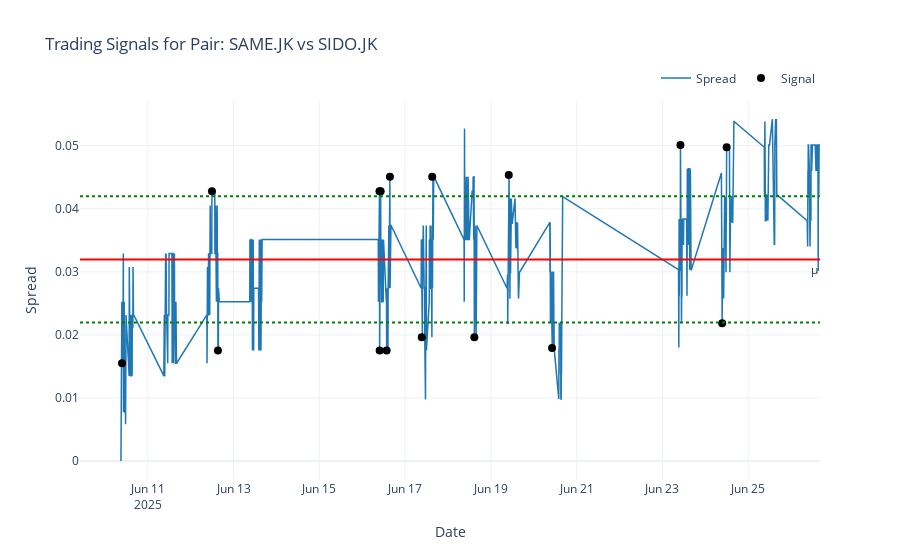

The notebook cell this image was saved under:
### Code cell
model_params = {
    'theta': params['theta'],
    'sigma': params['sigma'],
    'lambda_': params['lambda'],
    'eta': params['eta'],
    'p_u': params['p_u'] if params['p_u'] is not None else 0.5,
    'delta': params['delta'] if params['delta'] is not None else 0
}

mu = params['mu']

c = 0.004 
threshold_result = optimize_threshold(model_params, c=c)

print("\n" + "="*50)
print(f"Optimal Threshold for: {stock_a} vs {stock_b}")
print(f"mu                : {params['mu']:.6f}")
print(f"b* optimal        : {threshold_result['b_opt']:.6f}")
print(f"Lower Threshold   : {params['mu'] - threshold_result['b_opt']:.6f}")
print(f"Upper Threshold   : {params['mu'] + threshold_result['b_opt']:.6f}")
print(f"Expected return   : {threshold_result['obj_value']:.4f} per unit waktu")
print(f"Transaction costs c : {c:.4f}")
print("="*50)

visualize_trading_signals(
    spread_series=spread,
    mu=params['mu'],
    b_opt=threshold_result['b_opt'],
    pair_name=f"{stock_a} vs {stock_b}"
)

### Figure 1 — Plotly figure (JSON) as saved in the notebook; plotly's stock layout.template omitted (floating-point values rounded to 4 significant figures; data arrays with more than 128 entries replaced by an {"elided": "..."} marker saying what was removed)
{"data": [{"line": {"color": "#1f77b4", "width": 1.5}, "mode": "lines", "name": "Spread", "type": "scatter", "x": {"elided": "847 str values"}, "y": {"elided": "847 float values"}}, {"marker": {"color": "black", "size": 8, "symbol": "circle"}, "mode": "markers", "name": "Signal", "type": "scatter", "x": ["2025-06-10T09:35:00+07:00", "2025-06-12T11:55:00+07:00", "2025-06-12T15:15:00+07:00", "2025-06-16T09:40:00+07:00", "2025-06-16T09:45:00+07:00", "2025-06-16T10:20:00+07:00", "2025-06-16T13:40:00+07:00", "2025-06-16T15:30:00+07:00", "2025-06-17T09:20:00+07:00", "2025-06-17T15:10:00+07:00", "2025-06-18T14:45:00+07:00", "2025-06-19T10:00:00+07:00", "2025-06-20T10:15:00+07:00", "2025-06-23T10:05:00+07:00", "2025-06-24T09:25:00+07:00", "2025-06-24T11:55:00+07:00"], "y": [0.0155, 0.04278, 0.01754, 0.04278, 0.01754, 0.04278, 0.01754, 0.04506, 0.01961, 0.04506, 0.01961, 0.04537, 0.01791, 0.05012, 0.02184, 0.04976]}], "layout": {"annotations": [{"showarrow": false, "text": "μ", "x": 1, "xanchor": "right", "xref": "x domain", "y": 0.03197, "yanchor": "top", "yref": "y"}, {"showarrow": false, "text": " ", "x": 1, "xanchor": "right", "xref": "x domain", "y": 0.04197, "yanchor": "bottom", "yref": "y"}, {"showarrow": false, "text": " ", "x": 1, "xanchor": "right", "xref": "x domain", "y": 0.02197, "yanchor": "top", "yref": "y"}], "hovermode": "x unified", "legend": {"orientation": "h", "x": 1, "xanchor": "right", "y": 1.02, "yanchor": "bottom"}, "shapes": [{"line": {"color": "red", "dash": "solid"}, "type": "line", "x0": 0, "x1": 1, "xref": "x domain", "y0": 0.03197, "y1": 0.03197, "yref": "y"}, {"line": {"color": "green", "dash": "dot"}, "type": "line", "x0": 0, "x1": 1, "xref": "x domain", "y0": 0.04197, "y1": 0.04197, "yref": "y"}, {"line": {"color": "green", "dash": "dot"}, "type": "line", "x0": 0, "x1": 1, "xref": "x domain", "y0": 0.02197, "y1": 0.02197, "yref": "y"}], "title": {"text": "Trading Signals for Pair: SAME.JK vs SIDO.JK"}, "xaxis": {"title": {"text": "Date"}}, "yaxis": {"title": {"text": "Spread"}}}}
